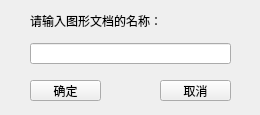
<?xml version="1.0" encoding="UTF-8"?>
<ui version="4.0">
 <class>GDRenameDialog</class>
 <widget class="QWidget" name="GDRenameDialog">
  <property name="geometry">
   <rect>
    <x>0</x>
    <y>0</y>
    <width>260</width>
    <height>115</height>
   </rect>
  </property>
  <property name="minimumSize">
   <size>
    <width>260</width>
    <height>115</height>
   </size>
  </property>
  <property name="maximumSize">
   <size>
    <width>260</width>
    <height>115</height>
   </size>
  </property>
  <property name="windowTitle">
   <string>命名图形文档</string>
  </property>
  <widget class="QToolButton" name="toolButton_OK">
   <property name="geometry">
    <rect>
     <x>30</x>
     <y>80</y>
     <width>71</width>
     <height>21</height>
    </rect>
   </property>
   <property name="font">
    <font>
     <family>微软雅黑</family>
    </font>
   </property>
   <property name="text">
    <string>确定</string>
   </property>
  </widget>
  <widget class="QToolButton" name="toolButton_Cancel">
   <property name="geometry">
    <rect>
     <x>160</x>
     <y>80</y>
     <width>71</width>
     <height>21</height>
    </rect>
   </property>
   <property name="font">
    <font>
     <family>微软雅黑</family>
    </font>
   </property>
   <property name="text">
    <string>取消</string>
   </property>
  </widget>
  <widget class="QLabel" name="label">
   <property name="geometry">
    <rect>
     <x>30</x>
     <y>5</y>
     <width>141</width>
     <height>31</height>
    </rect>
   </property>
   <property name="font">
    <font>
     <family>微软雅黑</family>
    </font>
   </property>
   <property name="text">
    <string>请输入图形文档的名称：</string>
   </property>
  </widget>
  <widget class="QLineEdit" name="lineEdit">
   <property name="geometry">
    <rect>
     <x>30</x>
     <y>43</y>
     <width>201</width>
     <height>21</height>
    </rect>
   </property>
   <property name="font">
    <font>
     <family>微软雅黑</family>
    </font>
   </property>
  </widget>
 </widget>
 <layoutdefault spacing="6" margin="11"/>
 <resources/>
 <connections>
  <connection>
   <sender>toolButton_OK</sender>
   <signal>clicked()</signal>
   <receiver>GDRenameDialog</receiver>
   <slot>toolButton_OK_click()</slot>
   <hints>
    <hint type="sourcelabel">
     <x>65</x>
     <y>95</y>
    </hint>
    <hint type="destinationlabel">
     <x>129</x>
     <y>59</y>
    </hint>
   </hints>
  </connection>
  <connection>
   <sender>toolButton_Cancel</sender>
   <signal>clicked()</signal>
   <receiver>GDRenameDialog</receiver>
   <slot>toolButton_Cancel_click()</slot>
   <hints>
    <hint type="sourcelabel">
     <x>195</x>
     <y>95</y>
    </hint>
    <hint type="destinationlabel">
     <x>129</x>
     <y>59</y>
    </hint>
   </hints>
  </connection>
 </connections>
 <slots>
  <slot>toolButton_OK_click()</slot>
  <slot>toolButton_Cancel_click()</slot>
 </slots>
</ui>
